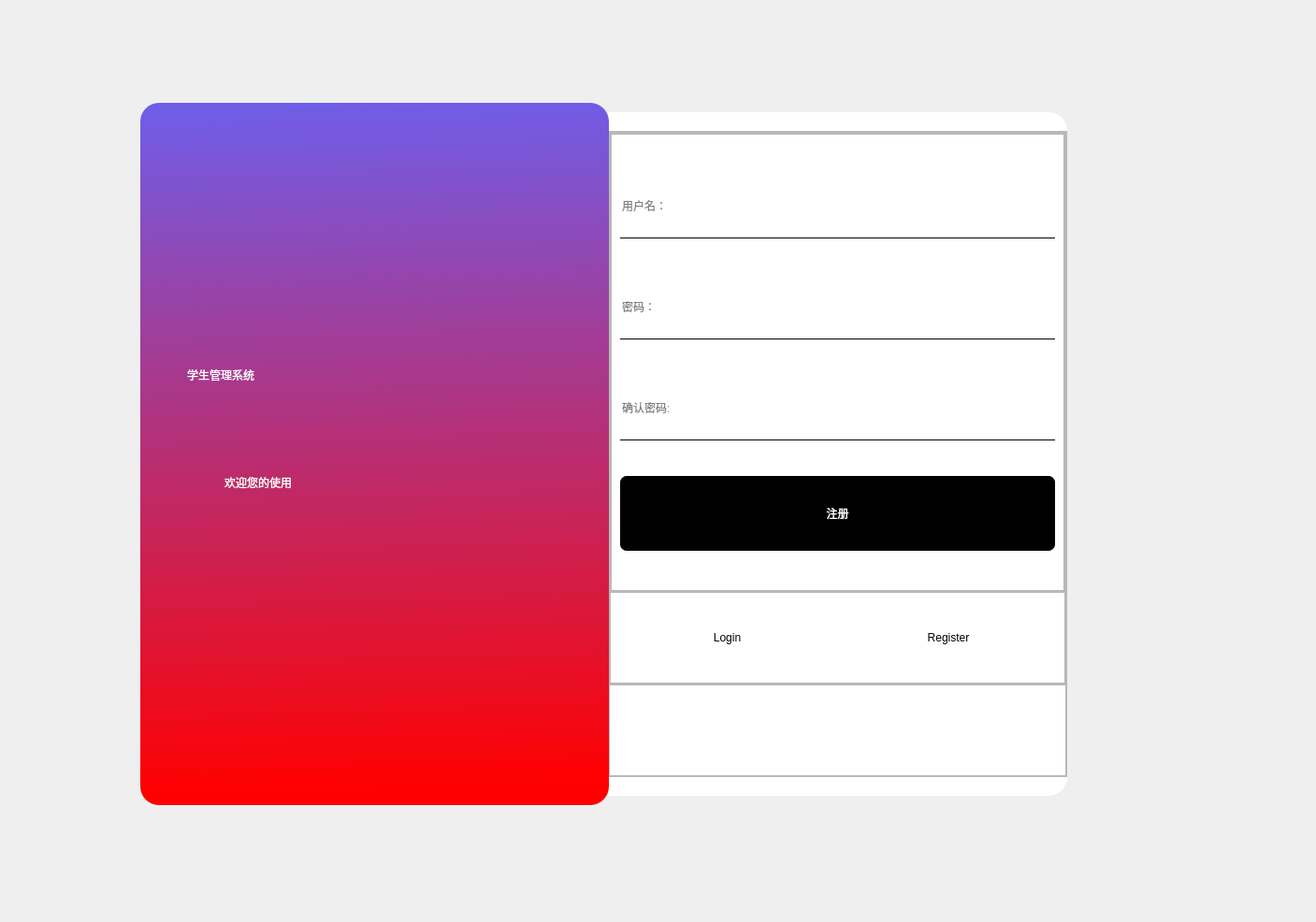
<?xml version="1.0" encoding="UTF-8"?>
<ui version="4.0">
 <class>LoginUI</class>
 <widget class="QMainWindow" name="LoginUI">
  <property name="geometry">
   <rect>
    <x>0</x>
    <y>0</y>
    <width>1407</width>
    <height>986</height>
   </rect>
  </property>
  <property name="windowTitle">
   <string>MainWindow</string>
  </property>
  <widget class="QWidget" name="centralwidget">
   <widget class="QFrame" name="frame">
    <property name="geometry">
     <rect>
      <x>150</x>
      <y>110</y>
      <width>501</width>
      <height>751</height>
     </rect>
    </property>
    <property name="minimumSize">
     <size>
      <width>300</width>
      <height>450</height>
     </size>
    </property>
    <property name="styleSheet">
     <string notr="true">#frame{
background-color:qlineargradient(spread:pad, x1:0.523, y1:0, x2:0.545, y2:0.977, stop:0 rgba(112, 93, 232, 255), stop:1 rgba(255, 0, 0, 255));
border-radius:20px;
}</string>
    </property>
    <property name="frameShape">
     <enum>QFrame::StyledPanel</enum>
    </property>
    <property name="frameShadow">
     <enum>QFrame::Raised</enum>
    </property>
    <widget class="QLabel" name="label">
     <property name="geometry">
      <rect>
       <x>50</x>
       <y>240</y>
       <width>471</width>
       <height>101</height>
      </rect>
     </property>
     <property name="styleSheet">
      <string notr="true">color:rgb(255, 255, 255);
font: 40pt &quot;宋体&quot;;</string>
     </property>
     <property name="text">
      <string>学生管理系统</string>
     </property>
    </widget>
    <widget class="QLabel" name="label_2">
     <property name="geometry">
      <rect>
       <x>90</x>
       <y>370</y>
       <width>341</width>
       <height>71</height>
      </rect>
     </property>
     <property name="styleSheet">
      <string notr="true">color:rgb(255, 255, 255);
font: 30pt &quot;仿宋&quot;;</string>
     </property>
     <property name="text">
      <string>欢迎您的使用</string>
     </property>
    </widget>
   </widget>
   <widget class="QFrame" name="frame_2">
    <property name="geometry">
     <rect>
      <x>650</x>
      <y>120</y>
      <width>491</width>
      <height>731</height>
     </rect>
    </property>
    <property name="minimumSize">
     <size>
      <width>300</width>
      <height>430</height>
     </size>
    </property>
    <property name="styleSheet">
     <string notr="true">#frame_2{
	background-color:rgb(255, 255, 255);
	border-top-right-radius:20px;
	border-bottom-right-radius:20px;
}</string>
    </property>
    <property name="frameShape">
     <enum>QFrame::StyledPanel</enum>
    </property>
    <property name="frameShadow">
     <enum>QFrame::Raised</enum>
    </property>
    <widget class="QPushButton" name="pushButton">
     <property name="geometry">
      <rect>
       <x>460</x>
       <y>0</y>
       <width>21</width>
       <height>23</height>
      </rect>
     </property>
     <property name="styleSheet">
      <string notr="true">QPushButton{
border:none;
}
QPushButton:hover{
	padding-bottom:5px;
}</string>
     </property>
     <property name="text">
      <string/>
     </property>
     <property name="icon">
      <iconset resource="source/icon.qrc">
       <normaloff>:/icon/close.png</normaloff>:/icon/close.png</iconset>
     </property>
     <property name="iconSize">
      <size>
       <width>30</width>
       <height>30</height>
      </size>
     </property>
    </widget>
    <widget class="QFrame" name="frame_3">
     <property name="geometry">
      <rect>
       <x>0</x>
       <y>20</y>
       <width>491</width>
       <height>691</height>
      </rect>
     </property>
     <property name="minimumSize">
      <size>
       <width>270</width>
       <height>330</height>
      </size>
     </property>
     <property name="frameShape">
      <enum>QFrame::StyledPanel</enum>
     </property>
     <property name="frameShadow">
      <enum>QFrame::Raised</enum>
     </property>
     <layout class="QVBoxLayout" name="verticalLayout">
      <property name="spacing">
       <number>0</number>
      </property>
      <property name="leftMargin">
       <number>0</number>
      </property>
      <property name="topMargin">
       <number>0</number>
      </property>
      <property name="rightMargin">
       <number>0</number>
      </property>
      <property name="bottomMargin">
       <number>0</number>
      </property>
      <item>
       <widget class="QFrame" name="frame_4">
        <property name="sizePolicy">
         <sizepolicy hsizetype="Preferred" vsizetype="Expanding">
          <horstretch>0</horstretch>
          <verstretch>6</verstretch>
         </sizepolicy>
        </property>
        <property name="frameShape">
         <enum>QFrame::StyledPanel</enum>
        </property>
        <property name="frameShadow">
         <enum>QFrame::Raised</enum>
        </property>
        <layout class="QVBoxLayout" name="verticalLayout_2">
         <property name="spacing">
          <number>0</number>
         </property>
         <property name="leftMargin">
          <number>0</number>
         </property>
         <property name="topMargin">
          <number>0</number>
         </property>
         <property name="rightMargin">
          <number>0</number>
         </property>
         <property name="bottomMargin">
          <number>0</number>
         </property>
         <item>
          <widget class="QFrame" name="frame_6">
           <property name="sizePolicy">
            <sizepolicy hsizetype="Preferred" vsizetype="Preferred">
             <horstretch>0</horstretch>
             <verstretch>5</verstretch>
            </sizepolicy>
           </property>
           <property name="frameShape">
            <enum>QFrame::StyledPanel</enum>
           </property>
           <property name="frameShadow">
            <enum>QFrame::Raised</enum>
           </property>
           <layout class="QHBoxLayout" name="horizontalLayout_3">
            <property name="spacing">
             <number>0</number>
            </property>
            <property name="leftMargin">
             <number>0</number>
            </property>
            <property name="topMargin">
             <number>0</number>
            </property>
            <property name="rightMargin">
             <number>0</number>
            </property>
            <property name="bottomMargin">
             <number>0</number>
            </property>
            <item>
             <widget class="QStackedWidget" name="StackedWidget">
              <property name="styleSheet">
               <string notr="true">QLineEdit{
	background-color: rgba(255, 255, 255, 0);
	border:none;
	border-bottom:1px solid black;
	font: 22pt &quot;宋体&quot;;
}
QPushButton{
	background-color: rgb(0, 0, 0);
	color: rgb(255, 255, 255);
	border-radius:7px;
	font: 25pt &quot;宋体&quot;;
}
QPushButton:pressed{
	padding-top:5px;
	padding-left:5px;
}
</string>
              </property>
              <property name="frameShape">
               <enum>QFrame::StyledPanel</enum>
              </property>
              <property name="frameShadow">
               <enum>QFrame::Raised</enum>
              </property>
              <property name="currentIndex">
               <number>1</number>
              </property>
              <widget class="QWidget" name="Login_page">
               <layout class="QVBoxLayout" name="verticalLayout_3">
                <item>
                 <widget class="QLineEdit" name="log_un">
                  <property name="minimumSize">
                   <size>
                    <width>0</width>
                    <height>70</height>
                   </size>
                  </property>
                  <property name="placeholderText">
                   <string>用户名:</string>
                  </property>
                 </widget>
                </item>
                <item>
                 <widget class="QLineEdit" name="log_pw">
                  <property name="minimumSize">
                   <size>
                    <width>0</width>
                    <height>70</height>
                   </size>
                  </property>
                  <property name="echoMode">
                   <enum>QLineEdit::Password</enum>
                  </property>
                  <property name="placeholderText">
                   <string>密码:</string>
                  </property>
                 </widget>
                </item>
                <item>
                 <widget class="QPushButton" name="log_ens">
                  <property name="minimumSize">
                   <size>
                    <width>0</width>
                    <height>80</height>
                   </size>
                  </property>
                  <property name="text">
                   <string>确认</string>
                  </property>
                 </widget>
                </item>
               </layout>
              </widget>
              <widget class="QWidget" name="Register_page">
               <layout class="QVBoxLayout" name="verticalLayout_4">
                <item>
                 <widget class="QLineEdit" name="reg_un">
                  <property name="minimumSize">
                   <size>
                    <width>0</width>
                    <height>70</height>
                   </size>
                  </property>
                  <property name="text">
                   <string/>
                  </property>
                  <property name="placeholderText">
                   <string>用户名：</string>
                  </property>
                 </widget>
                </item>
                <item>
                 <widget class="QLineEdit" name="reg_pw">
                  <property name="minimumSize">
                   <size>
                    <width>0</width>
                    <height>70</height>
                   </size>
                  </property>
                  <property name="placeholderText">
                   <string>密码：</string>
                  </property>
                 </widget>
                </item>
                <item>
                 <widget class="QLineEdit" name="reg_pw_2">
                  <property name="minimumSize">
                   <size>
                    <width>0</width>
                    <height>70</height>
                   </size>
                  </property>
                  <property name="placeholderText">
                   <string>确认密码:</string>
                  </property>
                 </widget>
                </item>
                <item>
                 <widget class="QPushButton" name="reg_ens">
                  <property name="minimumSize">
                   <size>
                    <width>0</width>
                    <height>80</height>
                   </size>
                  </property>
                  <property name="text">
                   <string>注册</string>
                  </property>
                 </widget>
                </item>
               </layout>
              </widget>
             </widget>
            </item>
           </layout>
          </widget>
         </item>
         <item>
          <widget class="QFrame" name="frame_7">
           <property name="sizePolicy">
            <sizepolicy hsizetype="Preferred" vsizetype="Preferred">
             <horstretch>0</horstretch>
             <verstretch>1</verstretch>
            </sizepolicy>
           </property>
           <property name="minimumSize">
            <size>
             <width>0</width>
             <height>70</height>
            </size>
           </property>
           <property name="styleSheet">
            <string notr="true">QPushButton{
	border:none;
}
QPushButton:pressed{
	padding-top:5px;
	padding-left:5px;
	font: 20pt &quot;Times New Roman&quot;;
}</string>
           </property>
           <property name="frameShape">
            <enum>QFrame::StyledPanel</enum>
           </property>
           <property name="frameShadow">
            <enum>QFrame::Raised</enum>
           </property>
           <layout class="QHBoxLayout" name="horizontalLayout_2">
            <item>
             <widget class="QPushButton" name="frame_login">
              <property name="minimumSize">
               <size>
                <width>0</width>
                <height>70</height>
               </size>
              </property>
              <property name="styleSheet">
               <string notr="true">font: 20pt &quot;Times New Roman&quot;;</string>
              </property>
              <property name="text">
               <string>Login</string>
              </property>
              <property name="icon">
               <iconset resource="source/icon.qrc">
                <normaloff>:/icon/loginin.png</normaloff>:/icon/loginin.png</iconset>
              </property>
              <property name="iconSize">
               <size>
                <width>40</width>
                <height>40</height>
               </size>
              </property>
             </widget>
            </item>
            <item>
             <widget class="QPushButton" name="frame_register">
              <property name="minimumSize">
               <size>
                <width>0</width>
                <height>70</height>
               </size>
              </property>
              <property name="styleSheet">
               <string notr="true">font: 20pt &quot;Times New Roman&quot;;</string>
              </property>
              <property name="text">
               <string>Register</string>
              </property>
              <property name="icon">
               <iconset resource="source/icon.qrc">
                <normaloff>:/icon/reg.png</normaloff>:/icon/reg.png</iconset>
              </property>
              <property name="iconSize">
               <size>
                <width>30</width>
                <height>30</height>
               </size>
              </property>
             </widget>
            </item>
           </layout>
          </widget>
         </item>
        </layout>
       </widget>
      </item>
      <item>
       <widget class="QFrame" name="frame_5">
        <property name="sizePolicy">
         <sizepolicy hsizetype="Preferred" vsizetype="Expanding">
          <horstretch>0</horstretch>
          <verstretch>1</verstretch>
         </sizepolicy>
        </property>
        <property name="frameShape">
         <enum>QFrame::StyledPanel</enum>
        </property>
        <property name="frameShadow">
         <enum>QFrame::Raised</enum>
        </property>
        <layout class="QHBoxLayout" name="horizontalLayout">
         <property name="spacing">
          <number>0</number>
         </property>
         <property name="leftMargin">
          <number>0</number>
         </property>
         <property name="topMargin">
          <number>0</number>
         </property>
         <property name="rightMargin">
          <number>0</number>
         </property>
         <property name="bottomMargin">
          <number>0</number>
         </property>
         <item>
          <widget class="QStackedWidget" name="stackedWidget">
           <property name="sizePolicy">
            <sizepolicy hsizetype="Preferred" vsizetype="Expanding">
             <horstretch>0</horstretch>
             <verstretch>0</verstretch>
            </sizepolicy>
           </property>
           <property name="minimumSize">
            <size>
             <width>0</width>
             <height>0</height>
            </size>
           </property>
           <widget class="QWidget" name="page"/>
           <widget class="QWidget" name="page_2"/>
          </widget>
         </item>
        </layout>
       </widget>
      </item>
     </layout>
    </widget>
   </widget>
   <zorder>frame_2</zorder>
   <zorder>frame</zorder>
  </widget>
 </widget>
 <resources>
  <include location="source/icon.qrc"/>
 </resources>
 <connections>
  <connection>
   <sender>pushButton</sender>
   <signal>clicked()</signal>
   <receiver>LoginUI</receiver>
   <slot>close()</slot>
   <hints>
    <hint type="sourcelabel">
     <x>550</x>
     <y>61</y>
    </hint>
    <hint type="destinationlabel">
     <x>589</x>
     <y>33</y>
    </hint>
   </hints>
  </connection>
 </connections>
</ui>
